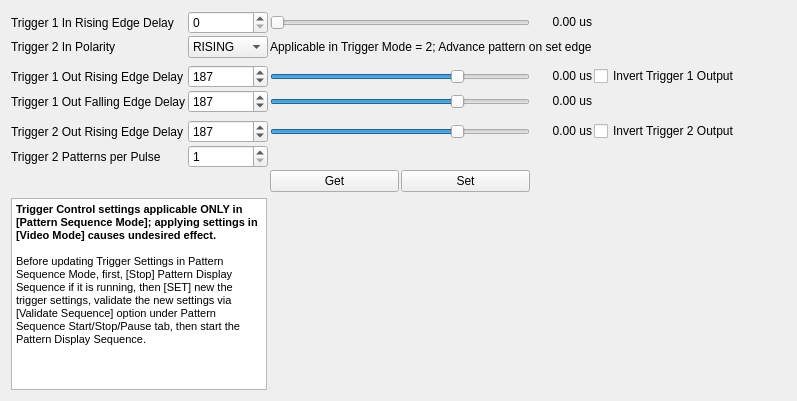
                <widget class="QWidget" name="tab_pat_seq_trig_ctrl">
                 <attribute name="title">
                  <string>Trigger Controls</string>
                 </attribute>
                 <layout class="QFormLayout" name="formLayout_15">
                  <property name="fieldGrowthPolicy">
                   <enum>QFormLayout::AllNonFixedFieldsGrow</enum>
                  </property>
                  <item row="0" column="0">
                   <layout class="QGridLayout" name="gridLayout_21">
                    <property name="spacing">
                     <number>2</number>
                    </property>
                    <item row="4" column="2">
                     <widget class="QSlider" name="horizontalSlider_Trig1OutFDly">
                      <property name="maximum">
                       <number>255</number>
                      </property>
                      <property name="value">
                       <number>187</number>
                      </property>
                      <property name="orientation">
                       <enum>Qt::Horizontal</enum>
                      </property>
                     </widget>
                    </item>
                    <item row="4" column="0">
                     <widget class="QLabel" name="label_TrigOut1FDly">
                      <property name="palette">
                       <palette>
                        <active>
                         <colorrole role="Button">
                          <brush brushstyle="SolidPattern">
                           <color alpha="255">
                            <red>255</red>
                            <green>0</green>
                            <blue>0</blue>
                           </color>
                          </brush>
                         </colorrole>
                         <colorrole role="Base">
                          <brush brushstyle="SolidPattern">
                           <color alpha="255">
                            <red>255</red>
                            <green>255</green>
                            <blue>255</blue>
                           </color>
                          </brush>
                         </colorrole>
                         <colorrole role="Window">
                          <brush brushstyle="SolidPattern">
                           <color alpha="255">
                            <red>255</red>
                            <green>0</green>
                            <blue>0</blue>
                           </color>
                          </brush>
                         </colorrole>
                        </active>
                        <inactive>
                         <colorrole role="Button">
                          <brush brushstyle="SolidPattern">
                           <color alpha="255">
                            <red>236</red>
                            <green>233</green>
                            <blue>216</blue>
                           </color>
                          </brush>
                         </colorrole>
                         <colorrole role="Base">
                          <brush brushstyle="SolidPattern">
                           <color alpha="255">
                            <red>255</red>
                            <green>255</green>
                            <blue>255</blue>
                           </color>
                          </brush>
                         </colorrole>
                         <colorrole role="Window">
                          <brush brushstyle="SolidPattern">
                           <color alpha="255">
                            <red>255</red>
                            <green>0</green>
                            <blue>0</blue>
                           </color>
                          </brush>
                         </colorrole>
                        </inactive>
                        <disabled>
                         <colorrole role="Button">
                          <brush brushstyle="SolidPattern">
                           <color alpha="255">
                            <red>236</red>
                            <green>233</green>
                            <blue>216</blue>
                           </color>
                          </brush>
                         </colorrole>
                         <colorrole role="Base">
                          <brush brushstyle="SolidPattern">
                           <color alpha="255">
                            <red>255</red>
                            <green>0</green>
                            <blue>0</blue>
                           </color>
                          </brush>
                         </colorrole>
                         <colorrole role="Window">
                          <brush brushstyle="SolidPattern">
                           <color alpha="255">
                            <red>255</red>
                            <green>0</green>
                            <blue>0</blue>
                           </color>
                          </brush>
                         </colorrole>
                        </disabled>
                       </palette>
                      </property>
                      <property name="text">
                       <string>Trigger 1 Out Falling Edge Delay</string>
                      </property>
                     </widget>
                    </item>
                    <item row="4" column="3" alignment="Qt::AlignRight">
                     <widget class="QLabel" name="label_Trig1OutFDlyVal">
                      <property name="minimumSize">
                       <size>
                        <width>60</width>
                        <height>0</height>
                       </size>
                      </property>
                      <property name="text">
                       <string>&lt;html&gt;&lt;head/&gt;&lt;body&gt;&lt;p&gt;0.00 us&lt;/p&gt;&lt;/body&gt;&lt;/html&gt;</string>
                      </property>
                      <property name="alignment">
                       <set>Qt::AlignRight|Qt::AlignTrailing|Qt::AlignVCenter</set>
                      </property>
                     </widget>
                    </item>
                    <item row="6" column="3" alignment="Qt::AlignRight">
                     <widget class="QLabel" name="label_Trig2OutRDlyVal">
                      <property name="minimumSize">
                       <size>
                        <width>60</width>
                        <height>0</height>
                       </size>
                      </property>
                      <property name="text">
                       <string>&lt;html&gt;&lt;head/&gt;&lt;body&gt;&lt;p&gt;0.00 us&lt;/p&gt;&lt;/body&gt;&lt;/html&gt;</string>
                      </property>
                      <property name="alignment">
                       <set>Qt::AlignRight|Qt::AlignTrailing|Qt::AlignVCenter</set>
                      </property>
                     </widget>
                    </item>
                    <item row="6" column="4">
                     <widget class="QCheckBox" name="checkBox_InvertTrig2Out">
                      <property name="text">
                       <string>Invert Trigger 2 Output</string>
                      </property>
                     </widget>
                    </item>
                    <item row="7" column="0">
                     <widget class="QLabel" name="label_TrigOut2PulsePerNumPat">
                      <property name="text">
                       <string>Trigger 2 Patterns per Pulse</string>
                      </property>
                     </widget>
                    </item>
                    <item row="8" column="2">
                     <layout class="QHBoxLayout" name="horizontalLayout_5">
                      <item>
                       <widget class="QPushButton" name="pushButton_GetTrigConfig">
                        <property name="text">
                         <string>Get</string>
                        </property>
                       </widget>
                      </item>
                      <item>
                       <widget class="QPushButton" name="pushButton_SetTrigConfig">
                        <property name="text">
                         <string>Set</string>
                        </property>
                       </widget>
                      </item>
                     </layout>
                    </item>
                    <item row="7" column="1">
                     <widget class="QSpinBox" name="spinBox_TrigOut2PulsePerNumPat">
                      <property name="minimum">
                       <number>1</number>
                      </property>
                      <property name="maximum">
                       <number>128</number>
                      </property>
                     </widget>
                    </item>
                    <item row="6" column="0">
                     <widget class="QLabel" name="label_TrigOut2RDly">
                      <property name="palette">
                       <palette>
                        <active>
                         <colorrole role="Button">
                          <brush brushstyle="SolidPattern">
                           <color alpha="255">
                            <red>255</red>
                            <green>0</green>
                            <blue>0</blue>
                           </color>
                          </brush>
                         </colorrole>
                         <colorrole role="Base">
                          <brush brushstyle="SolidPattern">
                           <color alpha="255">
                            <red>255</red>
                            <green>255</green>
                            <blue>255</blue>
                           </color>
                          </brush>
                         </colorrole>
                         <colorrole role="Window">
                          <brush brushstyle="SolidPattern">
                           <color alpha="255">
                            <red>255</red>
                            <green>0</green>
                            <blue>0</blue>
                           </color>
                          </brush>
                         </colorrole>
                        </active>
                        <inactive>
                         <colorrole role="Button">
                          <brush brushstyle="SolidPattern">
                           <color alpha="255">
                            <red>236</red>
                            <green>233</green>
                            <blue>216</blue>
                           </color>
                          </brush>
                         </colorrole>
                         <colorrole role="Base">
                          <brush brushstyle="SolidPattern">
                           <color alpha="255">
                            <red>255</red>
                            <green>255</green>
                            <blue>255</blue>
                           </color>
                          </brush>
                         </colorrole>
                         <colorrole role="Window">
                          <brush brushstyle="SolidPattern">
                           <color alpha="255">
                            <red>255</red>
                            <green>0</green>
                            <blue>0</blue>
                           </color>
                          </brush>
                         </colorrole>
                        </inactive>
                        <disabled>
                         <colorrole role="Button">
                          <brush brushstyle="SolidPattern">
                           <color alpha="255">
                            <red>236</red>
                            <green>233</green>
                            <blue>216</blue>
                           </color>
                          </brush>
                         </colorrole>
                         <colorrole role="Base">
                          <brush brushstyle="SolidPattern">
                           <color alpha="255">
                            <red>255</red>
                            <green>0</green>
                            <blue>0</blue>
                           </color>
                          </brush>
                         </colorrole>
                         <colorrole role="Window">
                          <brush brushstyle="SolidPattern">
                           <color alpha="255">
                            <red>255</red>
                            <green>0</green>
                            <blue>0</blue>
                           </color>
                          </brush>
                         </colorrole>
                        </disabled>
                       </palette>
                      </property>
                      <property name="text">
                       <string>Trigger 2 Out Rising Edge Delay</string>
                      </property>
                     </widget>
                    </item>
                    <item row="4" column="1">
                     <widget class="QSpinBox" name="spinBox_Trig1OutFDly">
                      <property name="maximum">
                       <number>213</number>
                      </property>
                      <property name="value">
                       <number>187</number>
                      </property>
                     </widget>
                    </item>
                    <item row="5" column="0">
                     <spacer name="verticalSpacer_26">
                      <property name="orientation">
                       <enum>Qt::Vertical</enum>
                      </property>
                      <property name="sizeType">
                       <enum>QSizePolicy::Minimum</enum>
                      </property>
                      <property name="sizeHint" stdset="0">
                       <size>
                        <width>20</width>
                        <height>5</height>
                       </size>
                      </property>
                     </spacer>
                    </item>
                    <item row="6" column="1">
                     <widget class="QSpinBox" name="spinBox_Trig2OutRDly">
                      <property name="maximum">
                       <number>255</number>
                      </property>
                      <property name="value">
                       <number>187</number>
                      </property>
                     </widget>
                    </item>
                    <item row="6" column="2">
                     <widget class="QSlider" name="horizontalSlider_Trig2OutRDly">
                      <property name="maximum">
                       <number>255</number>
                      </property>
                      <property name="value">
                       <number>187</number>
                      </property>
                      <property name="orientation">
                       <enum>Qt::Horizontal</enum>
                      </property>
                     </widget>
                    </item>
                    <item row="3" column="1">
                     <widget class="QSpinBox" name="spinBox_Trig1OutRDly">
                      <property name="maximum">
                       <number>213</number>
                      </property>
                      <property name="value">
                       <number>187</number>
                      </property>
                     </widget>
                    </item>
                    <item row="0" column="0">
                     <widget class="QLabel" name="label_TrigIn1">
                      <property name="palette">
                       <palette>
                        <active>
                         <colorrole role="Button">
                          <brush brushstyle="SolidPattern">
                           <color alpha="255">
                            <red>255</red>
                            <green>0</green>
                            <blue>0</blue>
                           </color>
                          </brush>
                         </colorrole>
                         <colorrole role="Base">
                          <brush brushstyle="SolidPattern">
                           <color alpha="255">
                            <red>255</red>
                            <green>255</green>
                            <blue>255</blue>
                           </color>
                          </brush>
                         </colorrole>
                         <colorrole role="Window">
                          <brush brushstyle="SolidPattern">
                           <color alpha="255">
                            <red>255</red>
                            <green>0</green>
                            <blue>0</blue>
                           </color>
                          </brush>
                         </colorrole>
                        </active>
                        <inactive>
                         <colorrole role="Button">
                          <brush brushstyle="SolidPattern">
                           <color alpha="255">
                            <red>236</red>
                            <green>233</green>
                            <blue>216</blue>
                           </color>
                          </brush>
                         </colorrole>
                         <colorrole role="Base">
                          <brush brushstyle="SolidPattern">
                           <color alpha="255">
                            <red>255</red>
                            <green>255</green>
                            <blue>255</blue>
                           </color>
                          </brush>
                         </colorrole>
                         <colorrole role="Window">
                          <brush brushstyle="SolidPattern">
                           <color alpha="255">
                            <red>255</red>
                            <green>0</green>
                            <blue>0</blue>
                           </color>
                          </brush>
                         </colorrole>
                        </inactive>
                        <disabled>
                         <colorrole role="Button">
                          <brush brushstyle="SolidPattern">
                           <color alpha="255">
                            <red>236</red>
                            <green>233</green>
                            <blue>216</blue>
                           </color>
                          </brush>
                         </colorrole>
                         <colorrole role="Base">
                          <brush brushstyle="SolidPattern">
                           <color alpha="255">
                            <red>255</red>
                            <green>0</green>
                            <blue>0</blue>
                           </color>
                          </brush>
                         </colorrole>
                         <colorrole role="Window">
                          <brush brushstyle="SolidPattern">
                           <color alpha="255">
                            <red>255</red>
                            <green>0</green>
                            <blue>0</blue>
                           </color>
                          </brush>
                         </colorrole>
                        </disabled>
                       </palette>
                      </property>
                      <property name="text">
                       <string>Trigger 1 In Rising Edge Delay</string>
                      </property>
                     </widget>
                    </item>
                    <item row="3" column="0">
                     <widget class="QLabel" name="label_TrigOut1RDly">
                      <property name="palette">
                       <palette>
                        <active>
                         <colorrole role="Button">
                          <brush brushstyle="SolidPattern">
                           <color alpha="255">
                            <red>255</red>
                            <green>0</green>
                            <blue>0</blue>
                           </color>
                          </brush>
                         </colorrole>
                         <colorrole role="Base">
                          <brush brushstyle="SolidPattern">
                           <color alpha="255">
                            <red>255</red>
                            <green>255</green>
                            <blue>255</blue>
                           </color>
                          </brush>
                         </colorrole>
                         <colorrole role="Window">
                          <brush brushstyle="SolidPattern">
                           <color alpha="255">
                            <red>255</red>
                            <green>0</green>
                            <blue>0</blue>
                           </color>
                          </brush>
                         </colorrole>
                        </active>
                        <inactive>
                         <colorrole role="Button">
                          <brush brushstyle="SolidPattern">
                           <color alpha="255">
                            <red>236</red>
                            <green>233</green>
                            <blue>216</blue>
                           </color>
                          </brush>
                         </colorrole>
                         <colorrole role="Base">
                          <brush brushstyle="SolidPattern">
                           <color alpha="255">
                            <red>255</red>
                            <green>255</green>
                            <blue>255</blue>
                           </color>
                          </brush>
                         </colorrole>
                         <colorrole role="Window">
                          <brush brushstyle="SolidPattern">
                           <color alpha="255">
                            <red>255</red>
                            <green>0</green>
                            <blue>0</blue>
                           </color>
                          </brush>
                         </colorrole>
                        </inactive>
                        <disabled>
                         <colorrole role="Button">
                          <brush brushstyle="SolidPattern">
                           <color alpha="255">
                            <red>236</red>
                            <green>233</green>
                            <blue>216</blue>
                           </color>
                          </brush>
                         </colorrole>
                         <colorrole role="Base">
                          <brush brushstyle="SolidPattern">
                           <color alpha="255">
                            <red>255</red>
                            <green>0</green>
                            <blue>0</blue>
                           </color>
                          </brush>
                         </colorrole>
                         <colorrole role="Window">
                          <brush brushstyle="SolidPattern">
                           <color alpha="255">
                            <red>255</red>
                            <green>0</green>
                            <blue>0</blue>
                           </color>
                          </brush>
                         </colorrole>
                        </disabled>
                       </palette>
                      </property>
                      <property name="text">
                       <string>Trigger 1 Out Rising Edge Delay</string>
                      </property>
                     </widget>
                    </item>
                    <item row="1" column="0">
                     <widget class="QLabel" name="label_TrigIn2Pol">
                      <property name="text">
                       <string>Trigger 2 In Polarity</string>
                      </property>
                     </widget>
                    </item>
                    <item row="0" column="3" alignment="Qt::AlignRight">
                     <widget class="QLabel" name="label_TrigIn1Value">
                      <property name="minimumSize">
                       <size>
                        <width>60</width>
                        <height>0</height>
                       </size>
                      </property>
                      <property name="layoutDirection">
                       <enum>Qt::LeftToRight</enum>
                      </property>
                      <property name="text">
                       <string>&lt;html&gt;&lt;head/&gt;&lt;body&gt;&lt;p&gt;0.00 us&lt;/p&gt;&lt;/body&gt;&lt;/html&gt;</string>
                      </property>
                      <property name="alignment">
                       <set>Qt::AlignRight|Qt::AlignTrailing|Qt::AlignVCenter</set>
                      </property>
                     </widget>
                    </item>
                    <item row="3" column="4">
                     <widget class="QCheckBox" name="checkBox_InvertTrig1Out">
                      <property name="text">
                       <string>Invert Trigger 1 Output</string>
                      </property>
                     </widget>
                    </item>
                    <item row="3" column="3" alignment="Qt::AlignRight">
                     <widget class="QLabel" name="label_Trig1OutRDlyVal">
                      <property name="minimumSize">
                       <size>
                        <width>60</width>
                        <height>0</height>
                       </size>
                      </property>
                      <property name="text">
                       <string>&lt;html&gt;&lt;head/&gt;&lt;body&gt;&lt;p&gt;0.00 us&lt;/p&gt;&lt;/body&gt;&lt;/html&gt;</string>
                      </property>
                      <property name="alignment">
                       <set>Qt::AlignRight|Qt::AlignTrailing|Qt::AlignVCenter</set>
                      </property>
                     </widget>
                    </item>
                    <item row="1" column="1">
                     <widget class="QComboBox" name="comboBox_TrigIn2Pol">
                      <item>
                       <property name="text">
                        <string>RISING</string>
                       </property>
                      </item>
                      <item>
                       <property name="text">
                        <string>FALLING</string>
                       </property>
                      </item>
                     </widget>
                    </item>
                    <item row="0" column="2">
                     <widget class="QSlider" name="horizontalSlider_TrigIn1">
                      <property name="minimumSize">
                       <size>
                        <width>250</width>
                        <height>0</height>
                       </size>
                      </property>
                      <property name="maximum">
                       <number>262143</number>
                      </property>
                      <property name="value">
                       <number>0</number>
                      </property>
                      <property name="orientation">
                       <enum>Qt::Horizontal</enum>
                      </property>
                     </widget>
                    </item>
                    <item row="0" column="1">
                     <widget class="QSpinBox" name="spinBox_TrigIn1">
                      <property name="maximum">
                       <number>262143</number>
                      </property>
                      <property name="value">
                       <number>0</number>
                      </property>
                     </widget>
                    </item>
                    <item row="1" column="2" colspan="2">
                     <widget class="QLabel" name="label_TrigIn2PolDesc">
                      <property name="text">
                       <string>Applicable in Trigger Mode = 2; Advance pattern on set edge</string>
                      </property>
                     </widget>
                    </item>
                    <item row="2" column="0">
                     <spacer name="verticalSpacer_25">
                      <property name="orientation">
                       <enum>Qt::Vertical</enum>
                      </property>
                      <property name="sizeType">
                       <enum>QSizePolicy::Minimum</enum>
                      </property>
                      <property name="sizeHint" stdset="0">
                       <size>
                        <width>20</width>
                        <height>5</height>
                       </size>
                      </property>
                     </spacer>
                    </item>
                    <item row="3" column="2">
                     <widget class="QSlider" name="horizontalSlider_Trig1OutRDly">
                      <property name="maximum">
                       <number>255</number>
                      </property>
                      <property name="value">
                       <number>187</number>
                      </property>
                      <property name="orientation">
                       <enum>Qt::Horizontal</enum>
                      </property>
                     </widget>
                    </item>
                   </layout>
                  </item>
                  <item row="0" column="1">
                   <spacer name="horizontalSpacer_15">
                    <property name="orientation">
                     <enum>Qt::Horizontal</enum>
                    </property>
                    <property name="sizeHint" stdset="0">
                     <size>
                      <width>40</width>
                      <height>20</height>
                     </size>
                    </property>
                   </spacer>
                  </item>
                  <item row="1" column="0">
                   <widget class="QTextEdit" name="textEdit_TriggerCtrlNote">
                    <property name="readOnly">
                     <bool>true</bool>
                    </property>
                    <property name="html">
                     <string>&lt;!DOCTYPE HTML PUBLIC &quot;-//W3C//DTD HTML 4.0//EN&quot; &quot;http://www.w3.org/TR/REC-html40/strict.dtd&quot;&gt;
&lt;html&gt;&lt;head&gt;&lt;meta name=&quot;qrichtext&quot; content=&quot;1&quot; /&gt;&lt;style type=&quot;text/css&quot;&gt;
p, li { white-space: pre-wrap; }
&lt;/style&gt;&lt;/head&gt;&lt;body style=&quot; font-family:'MS Shell Dlg 2'; font-size:7.8pt; font-weight:400; font-style:normal;&quot;&gt;
&lt;p style=&quot; margin-top:0px; margin-bottom:0px; margin-left:0px; margin-right:0px; -qt-block-indent:0; text-indent:0px;&quot;&gt;&lt;span style=&quot; font-size:8.25pt; font-weight:600;&quot;&gt;Trigger Control settings applicable ONLY in [Pattern Sequence Mode]; applying settings in [Video Mode] causes undesired effect.&lt;/span&gt;&lt;span style=&quot; font-size:8.25pt;&quot;&gt; &lt;/span&gt;&lt;/p&gt;
&lt;p style=&quot;-qt-paragraph-type:empty; margin-top:0px; margin-bottom:0px; margin-left:0px; margin-right:0px; -qt-block-indent:0; text-indent:0px; font-size:8.25pt;&quot;&gt;&lt;br /&gt;&lt;/p&gt;
&lt;p style=&quot; margin-top:0px; margin-bottom:0px; margin-left:0px; margin-right:0px; -qt-block-indent:0; text-indent:0px;&quot;&gt;&lt;span style=&quot; font-size:8.25pt;&quot;&gt;Before updating Trigger Settings in Pattern Sequence Mode, first, [Stop] Pattern Display Sequence if it is running, then [SET] new the trigger settings, validate the new settings via [Validate Sequence] option under Pattern Sequence Start/Stop/Pause tab, then start the Pattern Display Sequence.&lt;/span&gt;&lt;/p&gt;&lt;/body&gt;&lt;/html&gt;</string>
                    </property>
                    <property name="textInteractionFlags">
                     <set>Qt::NoTextInteraction</set>
                    </property>
                   </widget>
                  </item>
                 </layout>
                </widget>
